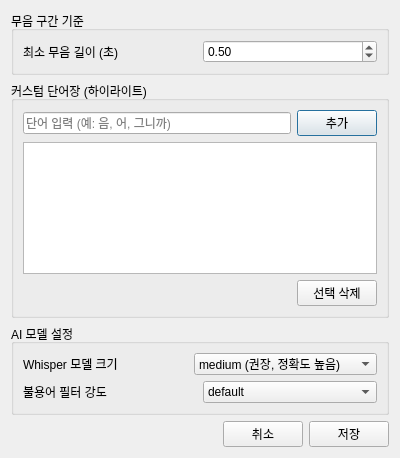
<?xml version="1.0" encoding="UTF-8"?>
<ui version="4.0">
 <class>SettingsDialog</class>
 <widget class="QDialog" name="SettingsDialog">
  <property name="geometry">
   <rect>
    <x>0</x>
    <y>0</y>
    <width>400</width>
    <height>458</height>
   </rect>
  </property>
  <property name="minimumSize">
   <size>
    <width>400</width>
    <height>300</height>
   </size>
  </property>
  <property name="windowTitle">
   <string>설정</string>
  </property>
  <layout class="QVBoxLayout" name="verticalLayout_main">
   <item>
    <widget class="QGroupBox" name="group_silence">
     <property name="title">
      <string>무음 구간 기준</string>
     </property>
     <layout class="QHBoxLayout" name="layout_silence">
      <item>
       <widget class="QLabel" name="label_silence">
        <property name="text">
         <string>최소 무음 길이 (초)</string>
        </property>
       </widget>
      </item>
      <item>
       <widget class="QDoubleSpinBox" name="spin_silence_threshold">
        <property name="minimum">
         <double>0.100000000000000</double>
        </property>
        <property name="maximum">
         <double>10.000000000000000</double>
        </property>
        <property name="singleStep">
         <double>0.100000000000000</double>
        </property>
        <property name="value">
         <double>0.500000000000000</double>
        </property>
       </widget>
      </item>
     </layout>
    </widget>
   </item>
   <item>
    <widget class="QGroupBox" name="group_dictionary">
     <property name="title">
      <string>커스텀 단어장 (하이라이트)</string>
     </property>
     <layout class="QVBoxLayout" name="layout_dictionary">
      <item>
       <layout class="QHBoxLayout" name="layout_input">
        <item>
         <widget class="QLineEdit" name="input_word">
          <property name="text">
           <string></string>
          </property>
          <property name="placeholderText">
           <string>단어 입력 (예: 음, 어, 그니까)</string>
          </property>
         </widget>
        </item>
        <item>
         <widget class="QPushButton" name="btn_add_word">
          <property name="text">
           <string>추가</string>
          </property>
         </widget>
        </item>
       </layout>
      </item>
      <item>
       <widget class="QListWidget" name="list_words"/>
      </item>
      <item>
       <layout class="QHBoxLayout" name="layout_remove">
        <item>
         <spacer name="horizontalSpacer_remove">
          <property name="orientation">
           <enum>Qt::Horizontal</enum>
          </property>
          <property name="sizeHint" stdset="0">
           <size>
            <width>40</width>
            <height>20</height>
           </size>
          </property>
         </spacer>
        </item>
        <item>
         <widget class="QPushButton" name="btn_remove_word">
          <property name="text">
           <string>선택 삭제</string>
          </property>
         </widget>
        </item>
       </layout>
      </item>
     </layout>
    </widget>
   </item>
   <item>
    <widget class="QGroupBox" name="group_ai">
     <property name="title">
      <string>AI 모델 설정</string>
     </property>
     <layout class="QVBoxLayout" name="layout_ai_main">
      <item>
       <layout class="QHBoxLayout" name="layout_ai">
        <item>
         <widget class="QLabel" name="label_whisper_model">
          <property name="text">
           <string>Whisper 모델 크기</string>
          </property>
         </widget>
        </item>
        <item>
         <widget class="QComboBox" name="combo_whisper_model">
          <property name="currentIndex">
           <number>3</number>
          </property>
          <item>
           <property name="text">
            <string>tiny   (가장 빠름, 정확도 낮음)</string>
           </property>
          </item>
          <item>
           <property name="text">
            <string>base   (빠름)</string>
           </property>
          </item>
          <item>
           <property name="text">
            <string>small  (균형)</string>
           </property>
          </item>
          <item>
           <property name="text">
            <string>medium (권장, 정확도 높음)</string>
           </property>
          </item>
          <item>
           <property name="text">
            <string>large  (가장 느림, 정확도 최고)</string>
           </property>
          </item>
         </widget>
        </item>
       </layout>
      </item>
      <item>
       <layout class="QHBoxLayout" name="layout_stopword">
        <item>
         <widget class="QLabel" name="label_stopword_mode">
          <property name="text">
           <string>불용어 필터 강도</string>
          </property>
         </widget>
        </item>
        <item>
         <widget class="QComboBox" name="combo_stopword_mode">
          <property name="currentIndex">
           <number>1</number>
          </property>
          <item>
           <property name="text">
            <string>light</string>
           </property>
          </item>
          <item>
           <property name="text">
            <string>default</string>
           </property>
          </item>
          <item>
           <property name="text">
            <string>aggressive</string>
           </property>
          </item>
         </widget>
        </item>
       </layout>
      </item>
     </layout>
    </widget>
   </item>
   <item>
    <layout class="QHBoxLayout" name="layout_buttons">
     <item>
      <spacer name="horizontalSpacer_buttons">
       <property name="orientation">
        <enum>Qt::Horizontal</enum>
       </property>
       <property name="sizeHint" stdset="0">
        <size>
         <width>0</width>
         <height>0</height>
        </size>
       </property>
      </spacer>
     </item>
     <item>
      <widget class="QPushButton" name="btn_cancel">
       <property name="text">
        <string>취소</string>
       </property>
      </widget>
     </item>
     <item>
      <widget class="QPushButton" name="btn_save_settings">
       <property name="text">
        <string>저장</string>
       </property>
      </widget>
     </item>
    </layout>
   </item>
  </layout>
 </widget>
 <resources/>
 <connections/>
</ui>
